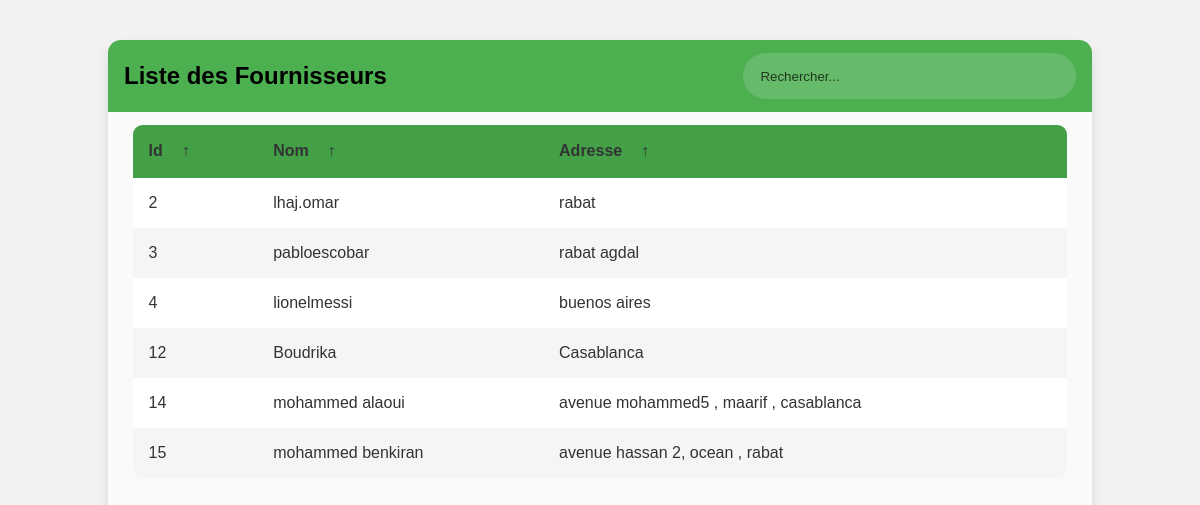
The app's page /inventaire/liste_fournisseur/fournisseurs/ with its own data.
### inventaire/models.py (models this page shows, shortened)
class Fournisseur(models.Model):
    idF = models.AutoField(primary_key=True)
    nomF = models.CharField(max_length=255)
    adresseF = models.TextField()

### inventaire/views.py (the view)
# urls.py: path('liste_fournisseur/fournisseurs/', views.fournisseurs_view, name='liste_fournisseur'),
def fournisseurs_view(request):
    fournisseurs = Fournisseur.objects.all()
    context = {
        'fournisseurs': fournisseurs
    }
    return render(request, 'inventaire/fournisseur_list.html', context)

### inventaire/templates/inventaire/fournisseur_list.html (shortened to what this page needs)
<!DOCTYPE html>
 <html lang="en">
 <head>
 </head>
<body>
    <main class="table" id="fournisseurs_table">
        <section class="table__header">
            <h1>Liste des Fournisseurs</h1>
            <div class="input-group">
                <input type="search" placeholder="Rechercher...">
            </div>
        </section>
        <section class="table__body">
            <table>
                <thead>
                    <tr>
                        <th>Id <span class="icon-arrow">&UpArrow;</span></th>
                        <th>Nom <span class="icon-arrow">&UpArrow;</span></th>
                        <th>Adresse <span class="icon-arrow">&UpArrow;</span></th>
                    </tr>
                </thead>
                <tbody id="fournisseurs-table-body">
                    {% for fournisseur in fournisseurs %}
                        <tr>
                            <td>{{ fournisseur.idF }}</td>
                            <td>{{ fournisseur.nomF }}</td>
                            <td>{{ fournisseur.adresseF }}</td>
                        </tr>
                    {% endfor %}
                </tbody>
            </table>
        </section>
    </main>
</body>
</html>

### inventaire/templates/inventaire/fournisseur_list.html (style rules this page uses)
* { margin: 0; padding: 0; box-sizing: border-box; font-family: Arial, sans-serif; }
body { min-height: 100vh; background-color: #f2f2f2; display: flex; justify-content: center; align-items: center; }
main.table { width: 82vw; height: 90vh; background-color: #fafafa; box-shadow: 0 .4rem .8rem rgba(0, 0, 0, 0.1); border-radius: .8rem; overflow: hidden; }
.table__header { width: 100%; height: 10%; background-color: #4caf50; padding: .8rem 1rem; display: flex; justify-content: space-between; align-items: center; }
.table__header .input-group { width: 35%; height: 100%; background-color: #66bb6a; padding: 0 .8rem; border-radius: 2rem; display: flex; justify-content: center; align-items: center; transition: .2s; }
.table__header .input-group input { width: 100%; padding: 0 .5rem 0 .3rem; background-color: transparent; border: none; outline: none; color: #333; }
.table__header .input-group input::placeholder { color: rgba(0, 0, 0, 0.7); }
.table__body { width: 95%; max-height: calc(89% - 1.6rem); background-color: #ffffff; margin: .8rem auto; border-radius: .6rem; overflow: auto; overflow: overlay; }
table { width: 100%; border-collapse: collapse; }
th, td { padding: 1rem; text-align: left; color: #333; }
thead th { position: sticky; top: 0; left: 0; background-color: #43a047; cursor: pointer; text-transform: capitalize; }
tbody tr:nth-child(even) { background-color: #f5f5f5; }
tbody tr { --delay: .1s; transition: .5s ease-in-out var(--delay), background-color 0s; }
tbody tr td, tbody tr td p, tbody tr td img { transition: .2s ease-in-out; }
thead th span.icon-arrow { display: inline-block; width: 1.3rem; height: 1.3rem; border-radius: 50%; border: 1.4px solid transparent; text-align: center; font-size: 1rem; margin-left: .5rem; transition: .2s ease-in-out; }

### records on screen
Fournisseur: idF "2", nomF "lhaj.omar", adresseF "rabat"
Fournisseur: idF "3", nomF "pabloescobar", adresseF "rabat agdal"
Fournisseur: idF "4", nomF "lionelmessi", adresseF "buenos aires"
Fournisseur: idF "12", nomF "Boudrika", adresseF "Casablanca"
Fournisseur: idF "14", nomF "mohammed alaoui", adresseF "avenue mohammed5 , maarif , casablanca"
Fournisseur: idF "15", nomF "mohammed benkiran", adresseF "avenue hassan 2, ocean , rabat"
